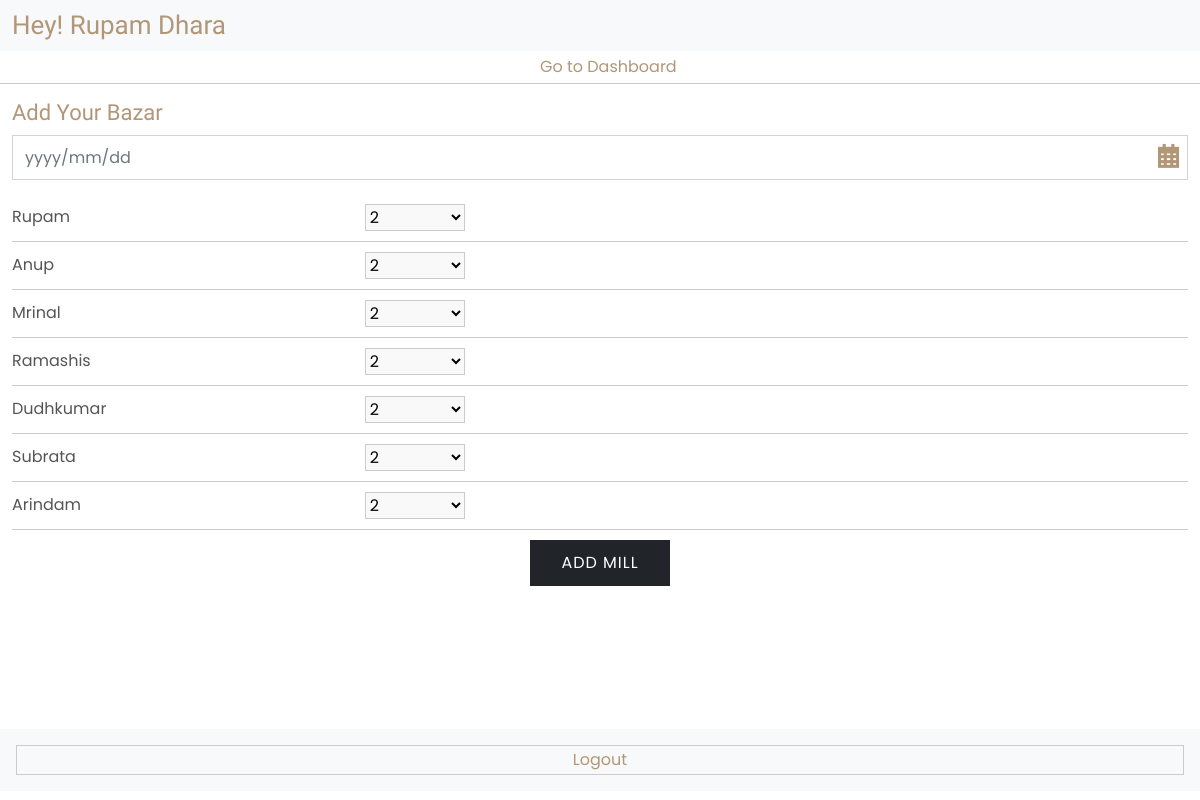
Screenshot of /mess/add-mill/ (signed in) with the database file from the repository.
### account/models.py (models this page shows, shortened)
class User(AbstractUser):
    objects = UserManager()

### mess/views.py (the view, shortened to what this page needs)
# urls.py: path('add-mill/', views.AddMill, name='add-mill'),
@login_required
def AddMill(request):
    users = User.objects.filter(is_active=True).order_by('id')
    mills = Mill.objects.all()
    data = {
        'users' : users,
        'mills' : mills
    }
    return render(request, 'mess/add-mill.html', data)

### templates/mess/add-mill.html (shortened to what this page needs)
{% extends 'mess/mess-base.html' %}
{% block 'content' %}
    <div class="container-fluid bb py-1">
        <a href="{% url 'dashboard' %}" class="back-btn"><i class="fa-light fa-arrow-left-long"></i> Go to Dashboard</a>
    </div>
    <div class="container dashboard-cont py-3">
        <h4>Add Your Bazar</h4>
        <form method="post">
            <div class="add-box">
                <input type="text" name="date" id="add-mill" class="form-control mb-4" placeholder="yyyy/mm/dd" required>
                <i class="fa-sharp fa-solid fa-calendar-days"></i>
            </div>
            {% for user in users %}
                <div class="form-item">
                    <label>{{ user.first_name }}</label>
                    <select name="m-{{user.id}}">
                        <option value="2">2</option>
                    </select>
                </div>
            {% endfor %}
            <div class="text-center">
                <button type="submit" class="btn btn-dark">ADD MILL</button>
            </div>
        </form>
    </div>
{% endblock 'content' %}

### templates/mess/mess-base.html (shortened to what this page needs)
<!DOCTYPE html>
<html>
<head>
	<link rel="stylesheet" type="text/css" href="/static/css/bootstrap.css">
	<link rel="stylesheet" type="text/css" href="/static/fontawesome/css/all.css">
    <link href='https://ajax.googleapis.com/ajax/libs/jqueryui/1.12.1/themes/ui-lightness/jquery-ui.css' rel='stylesheet'>
	<link rel="stylesheet" type="text/css" href="/static/css/style.css">
</head>
<body>
    <header class="dashboard-header bg-light">
        <div class="container-fluid">
            <h3 class="mb-0">Hey! {{ request.user.first_name }} {{ request.user.last_name }}</h3>
        </div>
    </header>
    <main class="site">
        <div class="page-content">
            {% block 'content' %}{% endblock 'content' %}
        </div>
    </main>
    <footer>
        <div class="dashboard-foot p-3 bg-light">
            <a href="{% url 'logout' %}" class="logout-btn">Logout</a>
        </div>
    </footer>
</body>
</html>

### static/css/style.css (style rules this page uses)
body { margin: 0; padding: 0; font-family: "Poppins", sans-serif; color: #555; }
h3 { font-size: 26px; }
h4 { font-size: 22px; }
h1, h2, h3, h4 { font-family: "Teko", sans-serif; color: #b19777; }
a { text-decoration: none; color: #b19777; }
.container { max-width: 1200px; }
.btn { border-radius: 0; padding: 10px 25px; font-size: 16px; text-transform: uppercase; letter-spacing: 1px; min-width: 140px; }
.form-control { border-radius: 0; height: 45px; }
.dashboard-header { padding: 10px 0; }
.logout-btn { display: block; width: 100%; border: 1px solid #ccc; padding: 2px 5px; text-align: center; }
.dashboard-cont { min-height: 300px; }
.back-btn { display: block; text-align: center; }
.back-btn i { color: #0755a9; }
.bb { border-bottom: 1px solid #ccc; }
.form-item { display: flex; align-items: center; margin-bottom: 10px; padding-bottom: 10px; border-bottom: 1px solid #ccc; }
.form-item label { min-width: 30%; line-height: 1; }
.form-item select { border: none; min-width: 100px; background-color: #f9f9f9; border: 1px solid #ccc; }
.add-box { position: relative; }
.add-box i { position: absolute; right: 10px; top: 10px; color: #b19777; font-size: 23px; }
.page-content { min-height: calc(100vh - 122px); }

### rows the page displays
User: user.first_name "Rupam", user.last_name "Dhara", first_name "Rupam", id "2"
User: first_name "Anup", id "2"
User: first_name "Mrinal", id "2"
User: first_name "Ramashis", id "2"
User: first_name "Dudhkumar", id "2"
User: first_name "Subrata", id "2"
User: first_name "Arindam", id "2"
